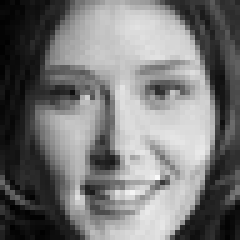
#> input picture train/Cleaned/Happy_Cleaned/10362.jpg, 48 x 48 px, found by its file name (shown 5 times larger); its folder holds only this picture in this run
$ python image_brightening.py
#> lines starting #> are read from the running program, lines starting #| are printed output that depends on the picture
import cv2
import os

folders = ['/train/Cleaned/Happy_Cleaned',
           '/train/Cleaned/surprised_Cleaned',
           '/train/Cleaned/Neutral_Cleaned',
           '/train/Cleaned/Focused_Cleaned'
           ]

def clahe_processing(img):
    clahe = cv2.createCLAHE(clipLimit=2.0, tileGridSize=(4,4))
    image_clahe = clahe.apply(img)
    return image_clahe

def process_images(directory):

    # Iterate through all files in the directory
    for filename in os.listdir(directory):
        image_path = os.path.join(directory, filename)

        # Check if the file is an image
        if os.path.isfile(image_path) and filename.lower().endswith(('.png', '.jpg', '.jpeg')):
            # Read the image
            image = cv2.imread(image_path, cv2.IMREAD_GRAYSCALE)
#> image is the input picture: shape (48, 48); min 1, max 249, mean 118.4

            clahe_image = clahe_processing(image)
#> in clahe_processing, `image_clahe = clahe.apply(img)`:
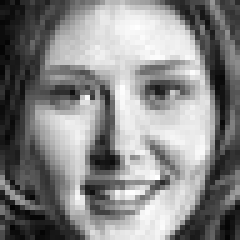
#> image_clahe: shape (48, 48) (shown 5 times larger); min 4, max 255, mean 134.3
            cv2.imwrite(os.path.join(directory,'brightened', 'brightened_' + filename), clahe_image)
            print(f"Brightened image saved to {os.path.join(directory, 'brightened','brightened_'+ filename)}")


def iterate_directories():
    for folder in folders:
        process_images(os.getcwd() + folder)

#> (the run stopped early here; a loop or call above may not have finished)
